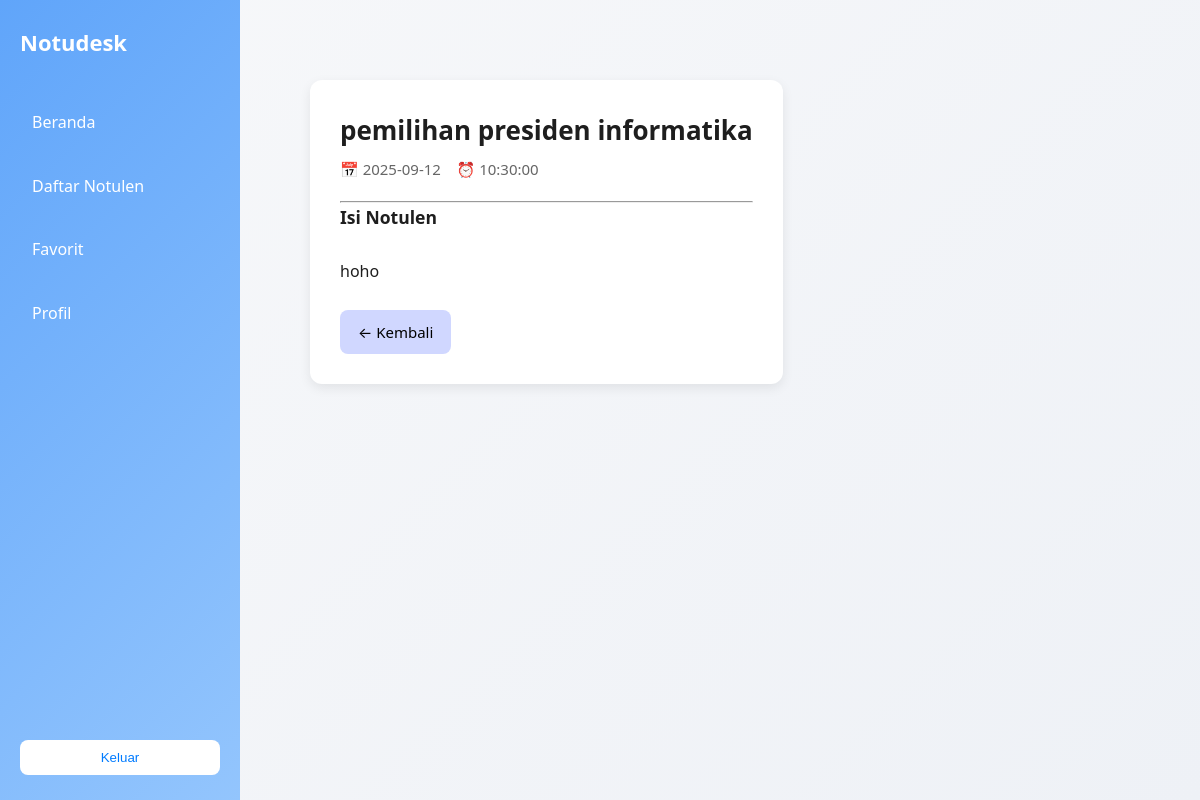
Screenshot of /detailnotulen_peserta.php?id=8 with the database file from the repository.
### tables this page shows
CREATE TABLE `isi_notulen` (
  `id` int NOT NULL,
  `judul` varchar(255) DEFAULT NULL COMMENT 'judul notulen',
  `tanggal` date DEFAULT NULL COMMENT 'tanggal notulen dibuat',
  `waktu` time NOT NULL,
  `isi` text COMMENT 'isi notulen lengkap',
  `lampiran` varchar(255) NOT NULL,
  `status` enum('draft','aktif','diarsipkan') NOT NULL COMMENT 'simpan status notulen'
);

### detailnotulen_peserta.php (the view, shortened to what this page needs)
<?php
include 'koneksi.php';
$id = $_GET['id'];
$query = mysqli_query($koneksi,
"SELECT * FROM isi_notulen WHERE id = '$id' AND status = 'aktif'");
$row = mysqli_fetch_assoc($query);
?>
<!DOCTYPE html>
<html lang="id">
<head>
  <link rel="stylesheet" href="style.css">
</head>
<body>
<aside class="sidebar">
  <div class="logo">Notudesk</div>
  <nav class="side-menu">
      <a href="dashboardpeserta.php" class="side-link">Beranda</a>
      <a href="notulen.php" class="side-link">Daftar Notulen</a>
      <a href="favoritList.php" class="side-link">Favorit</a>
      <a href="profil.php" class="side-link">Profil</a>
  </nav>
  <button class="btn-logout" onclick="logout()">Keluar</button>
</aside>
<div class="content-area">
  <main class="container-wide page">
    <div class="detail-card">
      <h1 class="detail-title"><?= htmlspecialchars($row['judul']); ?></h1>
      <p class="detail-meta">
        📅 <?= $row['tanggal']; ?>
        &nbsp;&nbsp; ⏰ <?= $row['waktu']; ?>
      </p>
      <hr>
      <h3>Isi Notulen</h3>
      <div class="detail-content">
        <?= nl2br($row['isi']); ?>
      </div>
      <a href="notulen.php" class="btn-back">← Kembali</a>
    </div>
  </main>
</div>
</body>
</html>

### style.css (style rules this page uses)
:root { --bg: #f5f8fb; --card: #ffffff; --muted: #6b7280; --muted-2: #94a3b8; --primary: #1f4db0; --accent: #3b82f6; --success: #16a34a; --warning: #f97316; --danger: #ef4444; --soft: #eef2f7; --radius: 12px; --gap: 16px; font-size: 15px; font-family: 'Segoe UI', Inter, ui-sans-serif, system-ui, -apple-system, "Helvetica Neue", Arial; }
* { margin: 0; padding: 0; box-sizing: border-box; }
html, body { height: 100%; }
body { background: linear-gradient(135deg, #f7f8fa, #eef1f6); color: #1e1e1e; line-height: 1.6; }
.container-wide { display: flex; gap: 1.5rem; padding: 2rem; max-width: 1300px; margin: auto; align-items: flex-start; }
.sidebar { width: 240px; height: 100vh; background: linear-gradient(135deg, #60a5fa, #93c5fd); position: fixed; left: 0; top: 0; padding: 25px 20px; display: flex; flex-direction: column; color: white; z-index: 9999; }
.sidebar .logo { font-size: 22px; font-weight: 700; margin-bottom: 40px; }
.side-menu { display: flex; flex-direction: column; gap: 18px; }
.side-link { color: white; text-decoration: none; font-size: 16px; padding: 10px 12px; border-radius: 8px; transition: 0.2s; }
.btn-logout { margin-top: auto; padding: 10px; background: white; color: #007bff; border: none; border-radius: 8px; cursor: pointer; }
.content-area { margin-left: 260px; padding: 20px; }

### detailnotulen_peserta.php (style rules this page uses)
.detail-card { background: white; padding: 30px; border-radius: 12px; box-shadow: 0 4px 12px rgba(0,0,0,0.08); margin-top: 30px; }
.detail-title { font-size: 26px; font-weight: bold; margin-bottom: 5px; }
.detail-meta { color: #666; margin-bottom: 20px; }
.detail-content { font-size: 16px; line-height: 1.7; white-space: pre-line; }
.btn-back { display: inline-block; margin-top: 25px; padding: 10px 18px; background: #d0d7ff; color: black; border-radius: 8px; text-decoration: none; font-size: 15px; }

### rows the page displays
isi_notulen: judul "pemilihan presiden informatika", tanggal "2025-09-12", waktu "10:30:00", isi "hoho"
